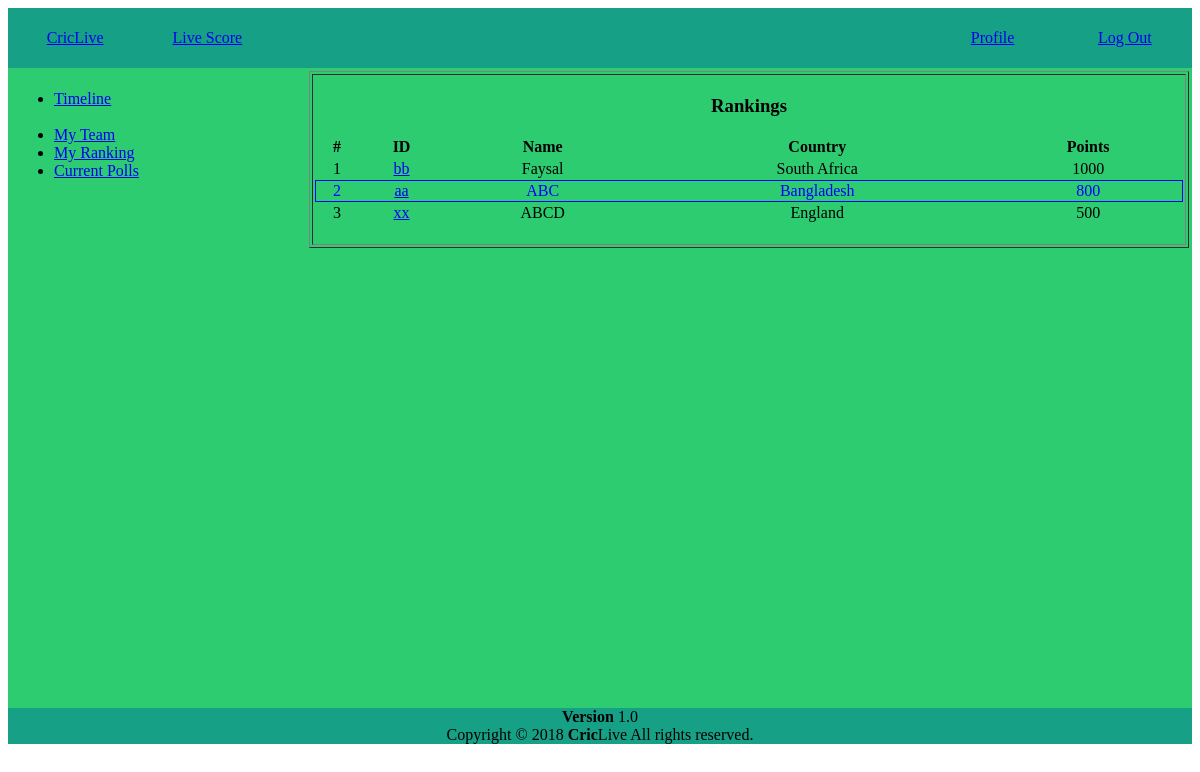
The page /user/ranking.php (signed in) on the database its author committed.
### tables this page shows
CREATE TABLE `rank` (
  `user_id` varchar(100) NOT NULL,
  `name` varchar(100) NOT NULL,
  `country` varchar(100) NOT NULL,
  `points` int(255) NOT NULL
);

### user/ranking.php (the view, shortened to what this page needs)
<?php
    $conn1 = mysqli_connect('localhost', 'root', '', 'criclive');
    $sql1 = "SELECT * FROM rank";
    $result1 = mysqli_query($conn1, $sql1);
    $count = mysqli_num_rows($result1);
    function serial($id){
        $conn = mysqli_connect('localhost', 'root', '', 'criclive');
        $sql = "SELECT @a:=@a+1 serial_number, points,user_id FROM rank, (SELECT @a:= 0) AS a ORDER BY `points` DESC";
        $result = mysqli_query($conn, $sql);
        $count = mysqli_num_rows($result);
        while($row = mysqli_fetch_assoc($result)){
            if($row['user_id'] == $id){
                return $row['serial_number'];
            }
        }
    }
?>
<!DOCTYPE html>
<html>
<head>
    <link rel="stylesheet" type="text/css" href="../css/style.css">
</head>
<body>
    <table width="100%"id="headerstyle" style="color:green;" height="50px">
        <tr >
            <td width="10%"><a href="user.php"><center>CricLive</center></a></td>
            <td width="10%" style="color:green;"><a href="viewScore.php"><center>Live Score</center></a></td>
            <td width="50%"></td>
            <td width="10%"><a href="profile.php"><center>Profile</center></a></td>
            <td width="10%"><a href="logout.php"><center>Log Out</center></a></td>
        </tr>
    </table >
    <table id="mainframe"width="100%" height="640px">
        <tr>
            <td  width="20%" valign="top">
                <table  width="100%" border="0">
                    <tr>
                        <center>
                            <td>
                                <ul>
                                <li><a href="user.php">Timeline</a></li>
                               <br> <li><a href="myTeam.php"> My Team</a></li>
                                <li><a href="#"> My Ranking</a></li>
                                <li><a href="poll.php"> Current Polls </a></li>
                              </ul>
                            </td>
                        </center>
                    </tr>
                </table>
            </td>
            <td  width="5%"></td>
            <td width="75%" valign="top">
                <table  width="100%" border="1px">
                    <tr>
                        <td>
                            <div>
                              <center><h3>Rankings</h3></center>
                            </div>
                              <table width="100%">
                                <thead>
                                <tr>
                                    <th><center>#</center></th>
                                    <th><center>ID</center></th>
                                    <th><center>Name</center></th>
                                    <th><center>Country</center></th>
                                    <th><center>Points</center></th>
                                </tr>
                                </thead>
                                <?php
                                    $conn = mysqli_connect('localhost', 'root', '', 'criclive');
                                    $sql= "SELECT * FROM `rank` ORDER BY `points` DESC";
                                    $result = mysqli_query($conn, $sql);
                                    $i = 0;
                                    $pos = serial($_SESSION['id']);
                                    if($_GET['se']!=""){
                                        $ser = $_GET['se'];
                                        while($row = mysqli_fetch_assoc($result)){
                                            if($i<10 && (serial($row['user_id'])>=$ser)){
                                                $str = 'userProfile.php?id='. $row['user_id'];
                                                if($row['user_id'] == $_SESSION['id']){
                                ?>
                                                 <tr style="outline: thin solid; color:blue;">
                                                  <td><center><?php echo serial($row['user_id']) ?></center></td>
                                                    <td><center><a href='<?=$str?>'><?=$row['user_id']?></a></center></td>
                                                    <td><center><?=$row['name']?></center></td>
                                                  <td><center><?=$row['country']?></center></td>
                                                  <td><center><?=$row['points']?></center></td>
                                                </tr>
                                    <?php
                                                continue;
                                            }
                                    ?>
                                            <tr>
                                              <td><center><?php echo serial($row['user_id']) ?></center></td>
                                                <td><center><a href='<?=$str?>'><?=$row['user_id']?></a></center></td>
                                                <td><center><?=$row['name']?></center></td>
                                              <td><center><?=$row['country']?></center></td>
                                              <td><center><?=$row['points']?></center></td>
                                            </tr>
                                    <?php
                                            $i++;
                                            }else{
                                            }
                                        }
                                    }
                                    else{
                                        while($row = mysqli_fetch_assoc($result)){
                                            if($i<10){
                                                $str = 'userProfile.php?id='. $row['user_id'];
                                                if($row['user_id'] == $_SESSION['id']){
                                ?>
                                                 <tr style="outline: thin solid; color:blue;">
                                                  <td><center><?php echo serial($row['user_id']) ?></center></td>
                                                    <td><center><a href='<?=$str?>'><?=$row['user_id']?></a></center></td>
                                                    <td><center><?=$row['name']?></center></td>
                                                  <td><center><?=$row['country']?></center></td>
                                                  <td><center><?=$row['points']?></center></td>
                                                </tr>
                                    <?php
                                                continue;
                                            }
                                    ?>
                                            <tr>
                                              <td><center><?php echo serial($row['user_id']) ?></center></td>
                                                <td><center><a href='<?=$str?>'><?=$row['user_id']?></a></center></td>
                                                <td><center><?=$row['name']?></center></td>
                                              <td><center><?=$row['country']?></center></td>
                                              <td><center><?=$row['points']?></center></td>
                                            </tr>
                                    <?php
                                            $i++;
                                            }else{
                                            }
                                        }
                                    }
                                ?>
                            </table>
                            <br>
                        </td>
                    </tr>
                </table>
            </td>
        </tr>
    </table>
    <?php include 'footer.php';?>
</body>
</html>

### css/style.css (style rules this page uses)
#headerstyle { background-color: #16a085; height: 60px; padding-bottom: -20px; }
#mainframe { background-color: #2ecc71 ; border: 0px; }

### rows shown on the page
rank: user_id "1", user_id "bb", name "Faysal", country "South Africa", points "1000"
rank: user_id "2", user_id "aa", name "ABC", country "Bangladesh", points "800"
rank: user_id "3", user_id "xx", name "ABCD", country "England", points "500"
